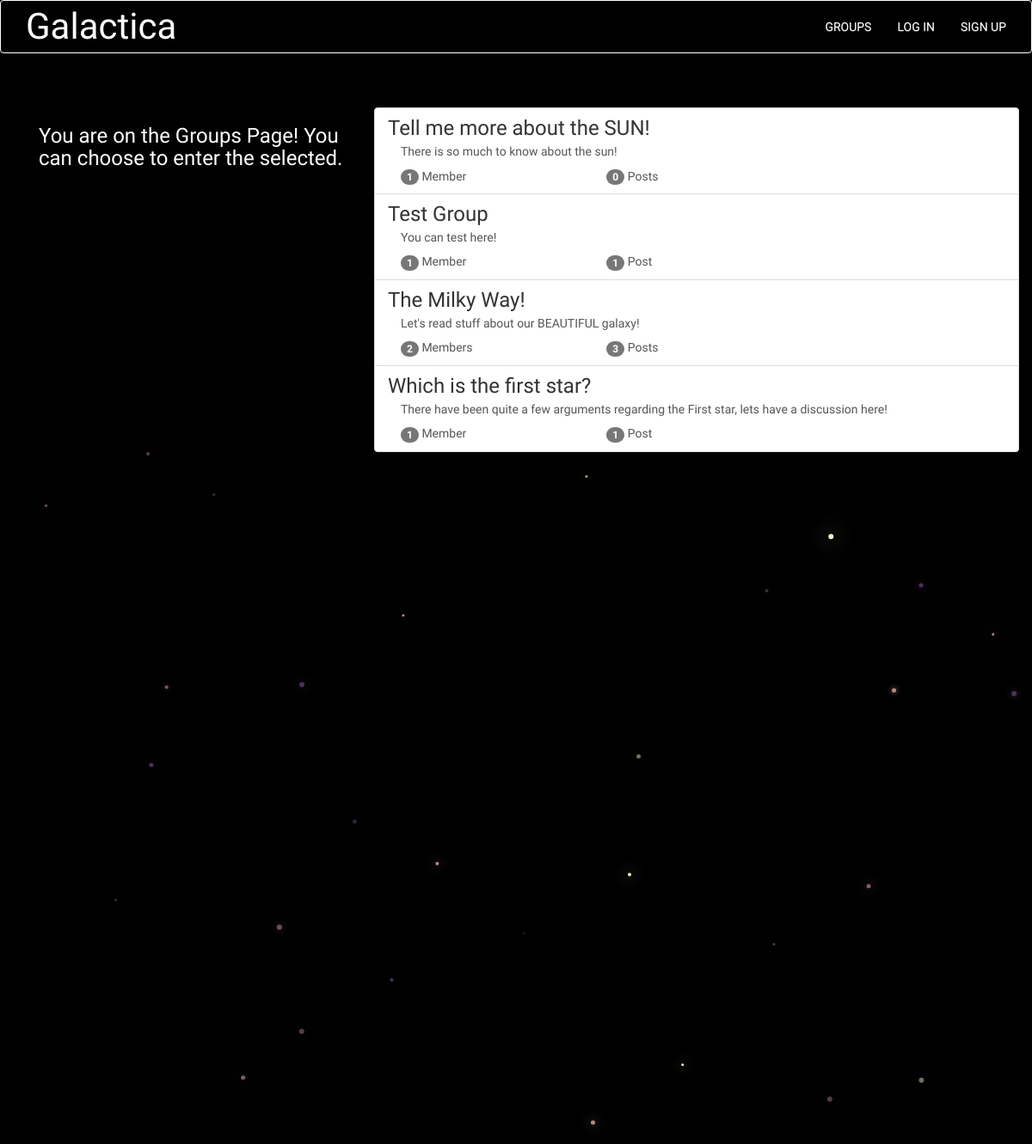
The app's page /groups/ with its own data.
### groups/models.py (models this page shows, shortened)
class Group(models.Model):
    name = models.CharField(max_length=255, unique=True)
    slug = models.SlugField(allow_unicode=True, unique=True)
    description = models.TextField(blank=True, default='')
    description_html = models.TextField(editable=False, default='', blank=True)
    members = models.ManyToManyField(User,through="GroupMember")
    class Meta:
        ordering = ["name"]

### groups/views.py (the view)
# urls.py: path("", views.ListGroups.as_view(), name="all"),
class ListGroups(generic.ListView):
    model = Group

### groups/templates/groups/group_list.html (shortened to what this page needs)
{% extends "groups/group_base.html" %}
{% block pregroup %}
<div class="col-md-4">
	<div class="content">
			<h3>You are on the Groups Page! You can choose to enter the selected.</h3>
	</div>
</div>
{% endblock %}
{% block group_content %}
<div class="col-md-8" style="" >
	<div class="scrollbar" id="style-1">
		{% for group in object_list %}
		  <a class="list-group-item" href="{% url 'groups:single' slug=group.slug %}">
			     <h3 class="title list-group-item-heading">{{ group.name }}</h3>
			<div class="list-group-item-text container-fluid">
				{{ group.description_html|safe }}
				<div class="row">
					<div class="col-md-4">
						<span class="badge">{{ group.members.count }}</span> Member{{ group.members.count|pluralize }}
					</div>
					<div class="col-md-4">
						<span class="badge">{{ group.posts.count }}</span> Post{{ group.posts.count|pluralize }}
					</div>
				</div>
			</div>
		</a>
		{% endfor %}
	</div>
</div>
{% endblock %}

### static/css/master.css (style rules this page uses)
html, .bod { height: 100%; width: 100%; font-family: 'Exo', sans-serif; background: #000; overflow-x:hidden; margin: 0; }
.content { color: #fff; }

### records on screen
Group: name "Tell me more about the SUN!", description_html "There is so much to know about the sun!", members.count "1", posts.count "0"
Group: name "Test Group", description_html "You can test here!", members.count "1", posts.count "1"
Group: name "The Milky Way!", description_html "Let's read stuff about our BEAUTIFUL galaxy!", members.count "2", posts.count "3"
Group: name "Which is the first star?", description_html "There have been quite a few arguments regarding the First star, lets have a discussion here!", members.count "1", posts.count "1"
